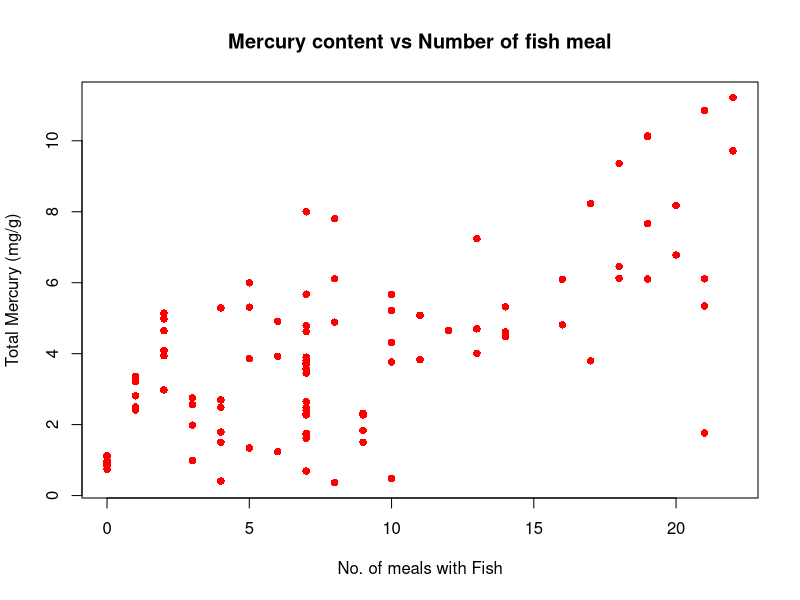
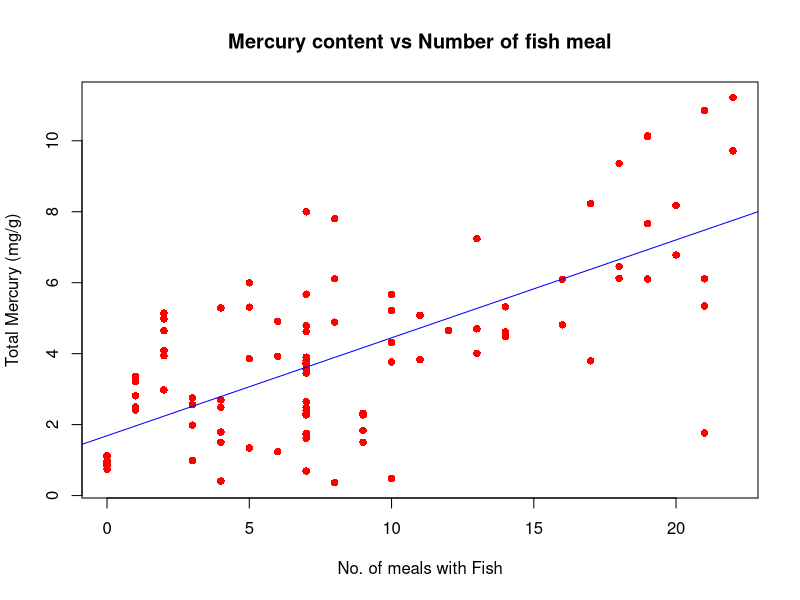

Write R code to recreate these figures, in order.
## ---- chunk 1
knitr::opts_chunk$set(echo = TRUE)
## ---- chunk 2
meal.data <- read.csv('meal_data.csv')
head(meal.data)
## ---- chunk 3

attach(meal.data)

# Scatter plot
plot(Meals.with.fish, Total.Mercury, pch = 16, cex = 1, col = "red",
     main = "Mercury content vs Number of fish meal", 
     xlab = "No. of meals with Fish", ylab = "Total Mercury (mg/g)")
## ---- chunk 4

correlation <- cor(Meals.with.fish, Total.Mercury)
print(paste('Correlation between two: ',round(correlation,4)))

## ---- chunk 5

my.model <- lm(Total.Mercury ~ Meals.with.fish)
print(my.model)

## ---- chunk 6

# Scatter plot
plot(Meals.with.fish, Total.Mercury, pch = 16, cex = 1, col = "red",
     main = "Mercury content vs Number of fish meal", 
     xlab = "No. of meals with Fish", ylab = "Total Mercury (mg/g)")
abline(my.model, col = 'blue')

## ---- chunk 7

anova.table <- data.frame(anova(my.model))
print(anova.table)

## ---- chunk 8

summary(my.model)
## ---- chunk 9

F.critical <- qf(0.90, df1 = 1, df2 = nrow(meal.data)-2)
print(F.critical)

## ---- chunk 10
confint(my.model, level = 0.90)

